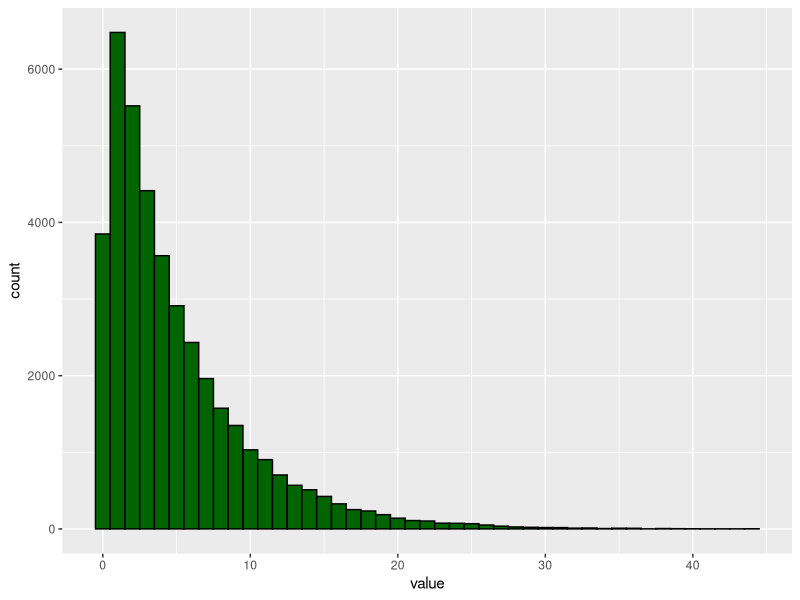
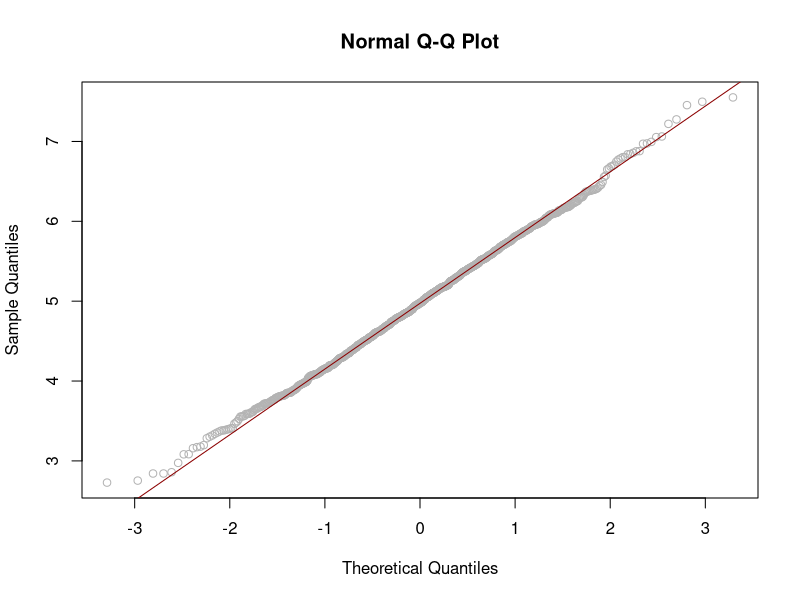

Reproduce these figures in R, in order.
## ---- chunk 1
lambda <- 0.2
samples <- 40
interations <- 1000

set.seed(1984)
edist <- replicate(n=interations, expr=rexp(samples, lambda))
## ---- chunk 2
samp_mean <- mean(colMeans(edist))
theo_mean <- 1/lambda
c(samp_mean, theo_mean)
theo_mean - samp_mean
## ---- chunk 3
library(ggplot2)
gg <- qplot(as.vector(edist), type="histogram", binwidth=1.0)
gg <- gg + geom_histogram(color="black", fill="darkgreen", binwidth=1.0)
gg <- gg + geom_vline(x=theo_mean, color="steelblue", size=1)
gg <- gg + geom_vline(x=samp_mean, color="slategray3", size=1, linetype="dashed")
gg <- gg + labs(x="value", y="count")
#gg <- gg + geom_rug(color="steelblue", alpha=0.1)
gg
## ---- chunk 4
samp_sd <- sd(colMeans(edist))
samp_var <- samp_sd^2
c(samp_sd, samp_var)
## ---- chunk 5
theo_sd <- 1/lambda * (1/sqrt(samples))
theo_var <- theo_sd^2
c(theo_sd, theo_var)
## ---- chunk 6
qqnorm(colMeans(edist), col="grey70")
qqline(colMeans(edist), col="darkred")
